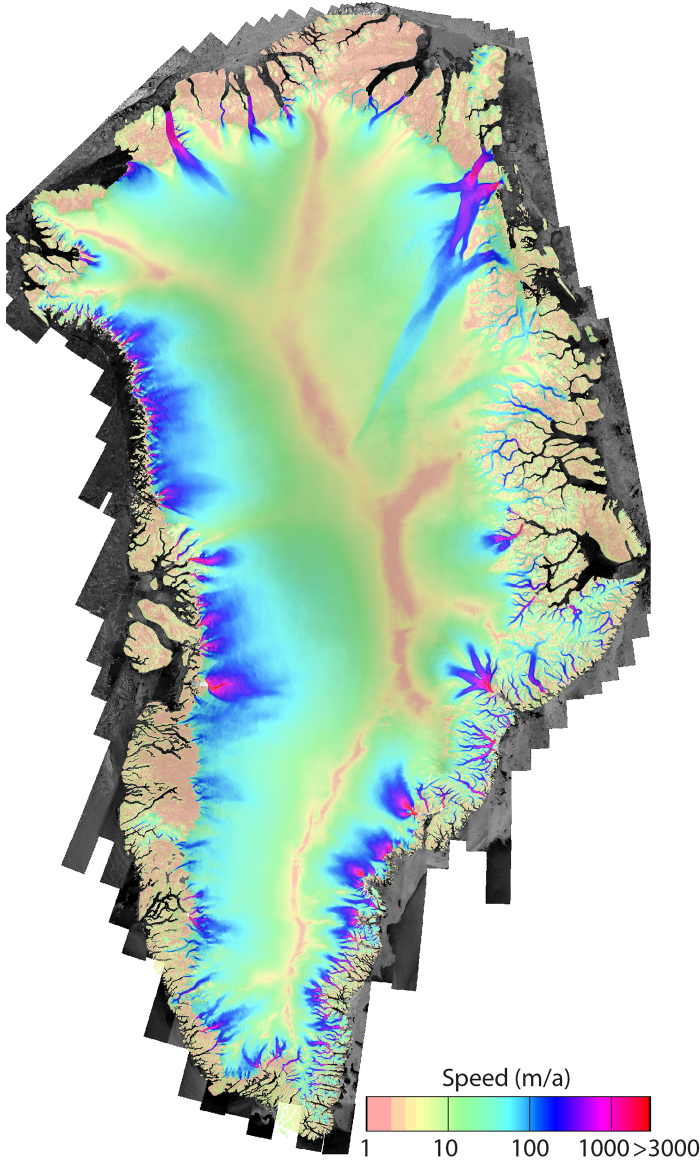
#> input picture urn_cambridge.org_id_binary_20180307065926650-0357_S0022143017000739_S0022143017000739_fig3g.jpeg, 1400 x 2326 px (shown at 1/2 size)
$ jupyter execute --allow-errors ice_core_analysis.ipynb
#> lines starting #> are read from the running program, lines starting #| are printed output that depends on the picture
# Identifying trends in modern Greenland temperatures using ice cores
_A final project for Stable Isotope Geochemistry_

By: George Lu and Sam Chester

## 1. Introduction
Comparing isotope records to other measures of climate variability may provide insight into the processes controlling oxygen isotope fractionation and help better understand the regional climate patterns. On geologic time scales, Greenland climate is thought to be most strongly controlled by insolation forcing, however on annual, decadal and centennial scales a number of ocean, atmosphere and cryosphere related effects and feedbacks all generate temperature variability.  Broadly, Greenland climate is characterized by a gradient from warm and wet conditions in the south to drier and colder environments in the North, although local climates are further complicated by the north atlantic oscillation, cyclone patterns, arctic sea ice conditions, ocean currents and, in the last few decades, arctic amplification. These complications make assessing temporal variability challenging. Still, it may be insightful to assess how coastal temperature may correlate to isotope fractionation. For example, warmer coastal climates may link to warmer sea surface temperatures, thus affecting the source water conditions and consequently the isotopic composition of the precipitation that makes it to the ice sheet surface. Alternatively, temperature may be a proxy for sea ice extent, again influencing source water regions and the oxygen isotope ratio. Investigating annual precipitation records in coastal sights may also provide valuable context for ice core data, however this is outside the scope of this project.

We are approaching our investigation from a novice's perspective. First, we look at trends between cores to identify any spatiotemporal relationships. Next, we compare the ice-core data with historical temperature observations from coastal Greenland to further establish if there's any identifiable spatiotemporal trends.

The project is formatted as a Jupyter Notebook. It includes blocks of code which conduct our analysis and generates figures. Before we continue to the next section, we need to import some relevant Python libraries for our analysis. The comment at the top of each code cell describes the action done by the cell, and any outputs from the code will appear below the cell.

[cell 1]
# Import libraries
import numpy as np
import pandas as pd
import math
import matplotlib.pyplot as plt
import glob
import os
from sklearn import datasets, linear_model
from sklearn.metrics import r2_score
import xarray as xr
import cartopy as crt
import cartopy.crs as ccrs
from adjustText import adjust_text
from PIL import Image
from IPython.display import display

## 2. Data
### 2.1 Ice Cores
The following section and its subsections describe all the ice core data we use. Each core-specific subsection describes when the core was acquired, the location of each drilling site, and what initial findings were made with the core. For the purpose of saving space, all the cores will be plotted together at the end of this section. The Renland and NEEM core d18O values were accessed online and downloaded from the [Centre for Ice and Climate](https://www.iceandclimate.nbi.ku.dk/data/) at the Niels Bohr Institute, while the remaining core data from GISP was directly accessed online from the [NOAA National Centers for Environmental Information](https://www.ncei.noaa.gov/pub/data/paleo/icecore/greenland/gisp/). The d18O values of all these cores are in reference to SMOW.

#### 2.1.1 Camp Century
A number of cores have been recovered from locations near the Camp Century U.S. military station in Northwestern Greenland. The core used in this study was drilled by the U.S. Army Cold Regions Research and Engineering Laboratory (CRREL) as part of the Greenland Ice Sheet Program (Langway, 2008). The shallow 100 meter core is absolutely dated using layer counting and absolute ages of known volcanic strata (Clausen et al., 1988). The oldest layer in the core dates to 1961 A.D. In the context of our study, the Camp Century core represents the northern and western most core. It was also taken quite close to the coast at a relatively low elevation (1887), so we might expect to see more consistency with coastal climate than inland cores such as Summit or Dye 2 (Clausen et al., 1988).

#> (a cell that did not finish here is left out)

#### 2.1.2 Crete
The 404 meter long Crete ice core was drilled by CRREL in 1974 as part of an investigation into the central GIS that sought to identify an ideal site for a deep core (Clausen et al., 1988). The Crete core was taken high on the GIS (3174 m elevation) near the main ice divide and dated using similar methods to the Camp Century core. The oldest layer dates to 553 A.D. Average annual accumulation rates reported for this core site are generally lower than more peripheral locations on the GIS such as the Camp Century and Dye-2 sites (Clausen et al., 1988).

#> (a cell that did not finish here is left out)

#### 2.1.3 Dye 2
The shallow Dye-2 core was drilled near the main ice divide in the southern part of the ice sheet at 2100 meters elevation. The age model for this core was dated similar to the other GISP cores with an oldest age of 1740 A.D. Although much farther south than the Camp Century drill site, Dye-2 has similar reported average annual accumulation rates (Clausen et al., 1988; Langway, 2008).

#> (a cell that did not finish here is left out)

#### 2.1.4 Dye 3
During the first iteration of the GISP, a number of ice cores were taken at the Dye-3 site on the southern sector of the GIS (Langway, 2008). An initial 372 meter shallow core was drilled in 1971. Later in 1979, a 2012-meter bedrock core was taken–the deepest core drilled on the GIS to date (Christ et al., 2021). In this study, we look at the 372 meter continuous shallow core taken in 1971 and absolutely dated to 1899 CE (Clausen et al., 1988). The Dye-3 chronology is particularly well-defined due to the high accumulation rate in southeastern Greenland which allows for easily identified thick annual layers in the record. Additionally, a seasonal delta-18O signal in the Dye-3 core has been used to refine this chronology (Rasmussen et al., 2013). In the context of our analysis, the Dye-3 core is the southernmost record and relatively close to the coastline. The site is known to receive significantly more precipitation than central and Northern Greenland.

#> (a cell that did not finish here is left out)

#### 2.1.5 Milcent
Recovered in 1973, the 398 meter long core was recovered by the GISP in central-western Greenland at an elevation of 2410 meters as part of the investigation into deep drill coring sites. The core is absolutely dated to 1177 CE. Notably, the Milcent site recorded the highest average annual accumulation rates of any of the GISP sites (Clausen et al., 1988).

#> (a cell that did not finish here is left out)

#### 2.1.6 Summit
The shallow 30.9-meter Summit core was recovered by the GISP in 1974 during their search for a new deep drilling location. The core is only absolutely dated back to 1904 CE (Clausen et al., 1988). The Summit site is the highest of any of the GISP cores (3210 meters) and receives less annual accumulation than any of the other GISP sites. It also is near the main ice divide in the central sector of the GIS. Due to the elevation and location, we might assume that this record is the most removed from the highly variable coastal climate.

#> (a cell that did not finish here is left out)

#### 2.1.7 NEEM
The North Greenland Eemian Ice Drilling (NEEM) project was targeted at recovering a record that spans the last interglacial (Rasmussen et al., 2013). The NEEM core was drilled in 2005 and recovered ice dating to around 115 ka. Here, we focus on the upper most section of the core which is absolutely dated using annual layer counting. An age model for the lower portion of the core is based on interpolation between absolutely dated strata (Rasmussen et al., 2013). The NEEM core was drilled in the northwestern sector of the GIS, inland of the Camp Century core.

#> (a cell that did not finish here is left out)

#### 2.1.8 Renland
The Renland ice cap sits on a small Peninsula east of the GIS where it receives a significant amount of annual accumulation compared to inland locations like Summit and Dye-2. A number of cores have been recovered from the ice cap, the oldest dating back to the last interglacial. Here, we use a shallow core drilled in 2015 by the REnland ice CAP (RECAP) project that dates back to 1801 (Holme et al., 2018). The chronology for this core was developed using an automated annual layer algorithm that uses multiple proxies with annual cyclicity–anions, electrical conductivity and stable isotopes–to identify annual layers. Holme et al. (2018) report both summer and winter delta-18O values for the Renland core, however, for our comparison to annual coastal temperature, we only investigate the annual average isotope measurements. Previous analysis by Holmes et al. (2018) suggests that stable isotopes from Renland ice cap cores reflect regional sea ice extent in the Atlantic. The authors found only a weak correlation to coastal temperature data. Still, the proximity of the Renland ice core to the coastline suggests it may better record coastal climate than high elevation, inland locations on the GIS.

#> (a cell that did not finish here is left out)

Now that we have loaded all of our selected core sites, we compile them together. We use the Pandas python package for this purpose, and create a table that has the mean d18O value (along with the standard deviation), longitude, latitude, and elevation for each ice core.

#> (a cell that did not finish here is left out)

Displaying the table below, we note that the standard deviation of d18O data across all the cores fluctuate around 1, even though the mean values are quite different across the cores. This near-uniform standard deviation suggests that regardless of location, the variability in d18O as a result of climate forcing are relatively consistent between these sites.

#> (a cell that did not finish here is left out)

To better visualize the spatial distribution of the core sites, we plot them on a map using our recorded latitudes and longitudes. We also abbreviate the names to keep the plot clean. Abbreviations are as follows: CC (Camp Century), Cr (Crete), D2 (Dye 2), D3 (Dye 3), Mi (Milcent), Su (Summit), NEEM (NEEM), and Re (Renland). Referring to a [velocity map](https://www.cambridge.org/core/journals/journal-of-glaciology/article/complete-map-of-greenland-ice-velocity-derived-from-satellite-data-collected-over-20-years/D22454AF22391DF03754BE6DF4C70366) from Joughin et al. (2017), we can see that these cores roughly lie within zones of slow surface velocity, indicating that the ice is less likely to be advected, which means that the layers within the ice should be well preserved.

#> (a cell that did not finish here is left out)

Below is the velocity plot from Joughin et al. (2017).

[cell 13]
img = Image.open('urn_cambridge.org_id_binary_20180307065926650-0357_S0022143017000739_S0022143017000739_fig3g.jpeg').resize((300,450))
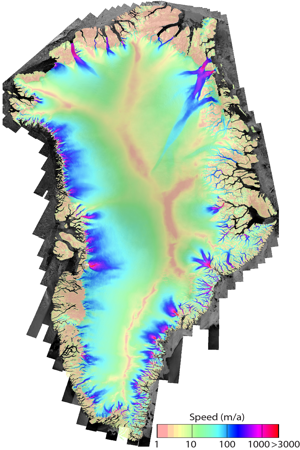
#> img: PIL image 300x450 RGB; mean R, G, B 188.7, 207.3, 193.8
display(img)
